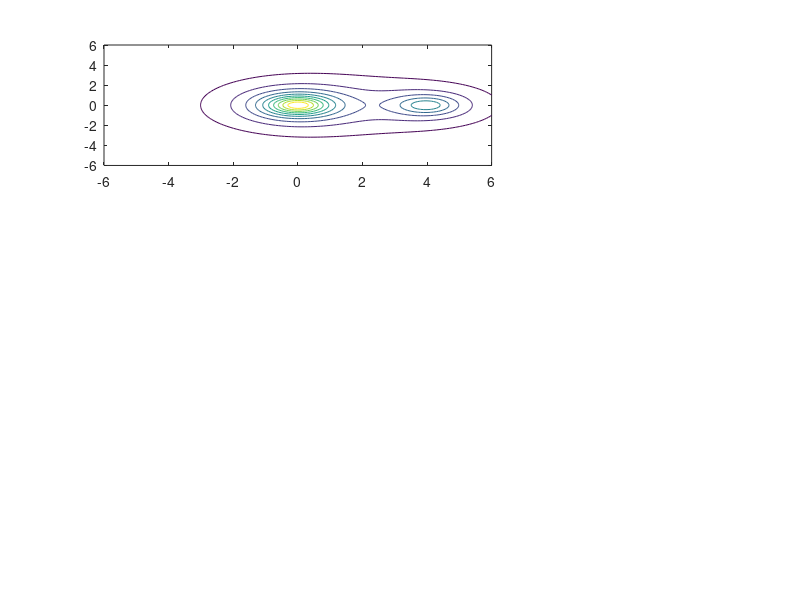

This figure's MATLAB source:
% Przedmiot: Techniki Obliczeniowe 
% Kierunek studiów: Mechatronika 
% Semestr: 2
% Rok akademicki: 2019/2020
% Data (dzień-miesiąc-rok): <<22.06.2020>>
%
% Imię:             <<Maciej>>
% Nazwisko:         <<Maciaszek>>
% Numer albumu ZUT: <<46759>>
f = @(x,y, dx, dy) 1 ./ (1 + (x-dx).^2 + (y-dy).^2);
g = @(x,y) f(x,y, 0, 0) + 0.5 * f(x, y, 4, 0);

x = -6 : 0.1 : 6;
y = -6 : 0.1 : 6;

[xx, yy] = meshgrid(x,y);

zz = g(xx, yy);

subplot(3,3, [1,2]);
surf(xx, yy, zz);

contour (xx, yy, zz);
